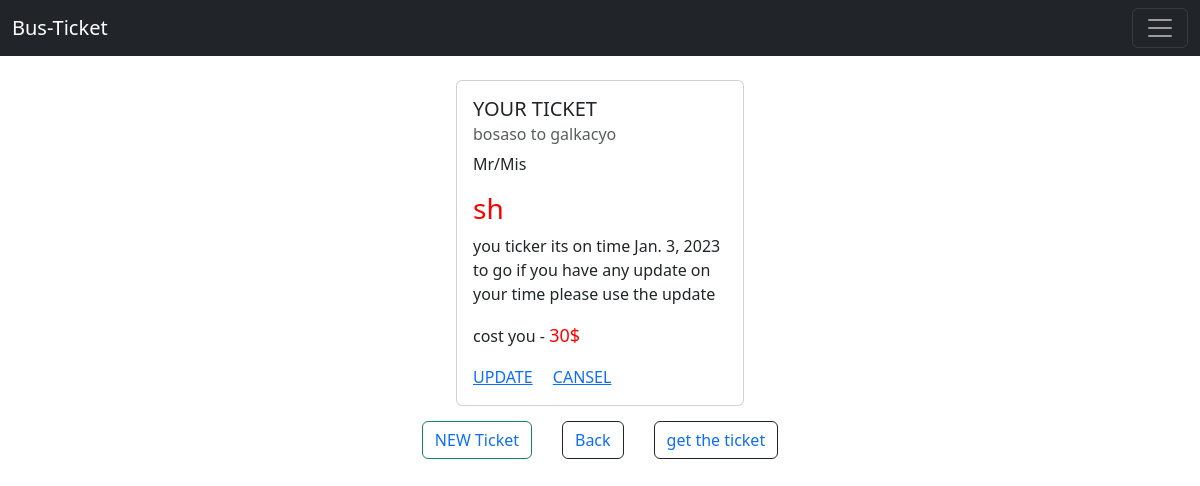
Screenshot of /costumer_detail/4/ with the database file from the repository.
### core/models.py (models this page shows, shortened)
class TicketModel(models.Model):
    CITY = {
        ('bosaso to qardho', 'btq'),
        ('bosaso to garowe', 'btg'),
        ('bosaso to galkacyo', 'btgl'),
        ('bosaso to lascano', 'btl'),
        ('non', 'non')
    }
    name = models.CharField(max_length=50, null=True, blank=True)
    email = models.EmailField()
    phone = models.IntegerField()
    to = models.CharField('toto', max_length=255, choices=CITY, default='non')
    date = models.DateField(auto_now_add=True)
    go_date = models.DateField()
    cost = models.CharField(max_length=255)

### core/views.py (the view)
# urls.py: path('costumer_detail/<int:id>/',views.costumer_detail,name='costumer_detail'),
def costumer_detail(request, id):
    costumer = TicketModel.objects.get(pk = id)
    return render(request,'core/costumer_detail.html',{'costumer':costumer})

### core/templates/core/costumer_detail.html (shortened to what this page needs)
{% extends 'core/home.html' %}
{% block content %}
  <div id="vu"  class="container">
      <br>
      <br>
      <div class="card" style="width: 18rem;">
          <div class="card-body">
            <h5 class="card-title">YOUR TICKET </h5>
            <h6 class="card-subtitle mb-2 text-muted">{{costumer.to}}</h6>
            <p class="card-text">Mr/Mis<h3> <span style="color: red;"> {{costumer.name}}</span></h3> you ticker its on time {{costumer.date}} to go if you have any update on your time please use the update  </p>
            <p class="card-text">cost you - <span style="color:red; font-size:large; " >{{costumer.cost}}$</span> </p>
            <a href="{% url 'update' costumer.id %}" class="card-link">UPDATE</a>
            <a href="{% url 'delete' costumer.id %}" class="card-link">CANSEL</a>
          </div>
        </div>
        <br>
        <br>
      </div>
      <div id="but">
        <button class="btn btn-outline-success" ><a style="text-decoration: none;" href="{% url 'add_ticket' %}">NEW Ticket</a></button><br><br>
        <button class="btn btn-outline-dark" ><a style="text-decoration: none;" href="{% url 'home' %}">Back</a></button>
        <button class="btn btn-outline-dark" ><a style="text-decoration: none;" href="{% url 'doc' costumer.id %}">get the ticket</a></button>
        </div>
{% endblock content %}

### static/css/style.css (style rules this page uses)
:root { margin: 0%; padding: 0%; }

### core/templates/core/costumer_detail.html (style rules this page uses)
#vu { margin-top: 80px; display: flex; justify-content: center; align-content: center; }
#but { display: flex; justify-content: center; align-content: center; }
#but button { margin: 15px; }

### rows the page displays
TicketModel: to "bosaso to galkacyo", name "sh", date "Jan. 3, 2023", cost "30"
